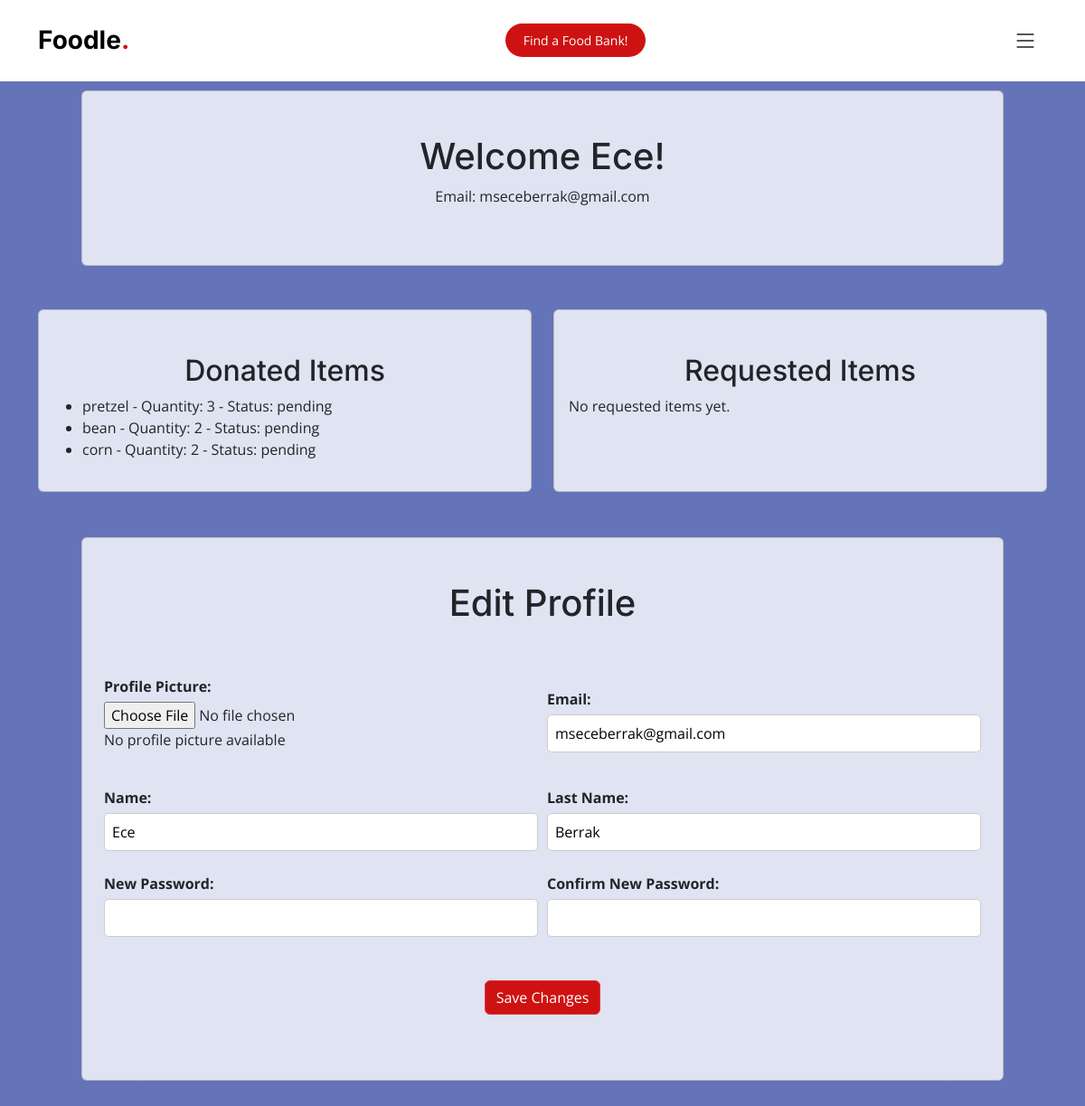
The page /profile (signed in) on the database its author committed.
### app.py (models this page shows, shortened)
class User(db.Model, UserMixin):
    id = db.Column(db.Integer, primary_key=True)
    name = db.Column(db.String(255))
    last_name = db.Column(db.String(255))
    email = db.Column(db.String(255), unique=True, nullable=False)
    password_hash = db.Column(db.String(255), nullable=False)
    email_verification_token = db.Column(db.String(255))
    is_verified = db.Column(db.Boolean, default=False)
    is_mfa_enabled = db.Column(db.Boolean, default=False)
    mfa_code = db.Column(db.String(255))
    phoneNumber = db.Column(db.String(255))
    userdonations = db.relationship('Donation', backref='donor', lazy=True)
    profile_picture = db.Column(db.LargeBinary)
    donations = db.relationship('Donation', back_populates='user')

class Donation(db.Model):
    id = db.Column(db.Integer, primary_key=True)
    user_id = db.Column(db.Integer, db.ForeignKey('user.id'))
    email = db.Column(db.String(100))
    item_name = db.Column(db.String(100), nullable=False)
    quantity = db.Column(db.Integer, nullable=False)
    description = db.Column(db.String(255))
    status = db.Column(db.String(20), default='pending')
    tags = db.Column(db.String(255))
    bank = db.Column(db.String(255))
    user = db.relationship('User', back_populates='donations')

### app.py (the view, shortened to what this page needs)
@app.route('/profile', methods=['GET', 'POST'])
@login_required
def profile():
    user = current_user
    if not user.is_authenticated:
        return redirect(url_for('login'))
    donated_items = user.userdonations
    requested_items = Request.query.filter_by(email=user.email).all()
    return render_template('profile.html', user=user, donated_items=donated_items, requested_items=requested_items, retrieve_profile_picture=retrieve_profile_picture)

### app.py (called while the page is built)
@login_manager.user_loader
def load_user(user_id):
    return User.query.get(int(user_id))

### templates/profile.html (shortened to what this page needs)
{%extends "base.html"%}
{%block content%}
<div class="container">
    <div class="card mx-4 mx-md-5 shadow-5-strong" style="
        margin-top: 100px;
        background: hsla(0, 0%, 100%, 0.8);
        backdrop-filter: blur(30px);
    ">
        <div class="card-body py-5 px-md-4">
            <div class="row d-flex justify-content-center">
                <div class="text-center">
                    {% if user.profile_picture %}
                    <div class="row">
                        <div class="col">
                            <img class="profile-style-picture"
                                alt="Profile Picture" width="100px">
                        </div>
                        <div class="col">
                            <div class="text-left">
                                <h1>Welcome {{ user.name }}!</h1>
                                <p>Email: {{ user.email }}</p>
                            </div>
                        </div>
                    </div>
                    {% else %}
                    <h1>Welcome {{ user.name }}!</h1>
                    <p>Email: {{ user.email }}</p>
                    {% endif %}
                </div>
            </div>
        </div>
    </div>
    <div class="row mt-5">
        <div class="col-md-6 pr-1">
            <div class="card shadow-5-strong" style="
            background: hsla(0, 0%, 100%, 0.8);
            backdrop-filter: blur(30px);
        ">
                <div class="card-body py-5 px-md-3 scrollable-card-body">
                    <div class="text-center">
                        <h2>Donated Items</h2>
                    </div>
                    <div class="row">
                        <div class="col">
                            {% if donated_items %}
                            <ul>
                                {% for item in donated_items %}
                                <li>{{ item.item_name }} - Quantity: {{ item.quantity }} - Status: {{ item.status }}
                                </li>
                                {% endfor %}
                            </ul>
                            {% else %}
                            <p>No donated items yet.</p>
                            {% endif %}
                        </div>
                    </div>
                </div>
            </div>
        </div>
        <div class="col-md-6 pl-1">
            <div class="card shadow-5-strong" style="
            background: hsla(0, 0%, 100%, 0.8);
            backdrop-filter: blur(30px);
        ">
                <div class="card-body py-5 px-md-3 scrollable-card-body">
                    <div class="text-center">
                        <h2>Requested Items</h2>
                    </div>
                    <div class="row">
                        <div class="col">
                            {% if requested_items %}
                            <ul>
                                {% for item in requested_items %}
                                <li>{{ item.item_name }} - Quantity: {{ item.quantity }} - Status: {{ item.status }}
                                </li>
                                {% endfor %}
                            </ul>
                            {% else %}
                            <p>No requested items yet.</p>
                            {% endif %}
                        </div>
                    </div>
                </div>
            </div>
        </div>
    </div>
    <div class="card mx-4 mx-md-5 shadow-5-strong" style="
margin-top: 50px;
margin-bottom: 50px;
background: hsla(0, 0%, 100%, 0.8);
backdrop-filter: blur(30px);
">
        <div class="card-body py-5 px-md-4">
            <div class="row d-flex justify-content-center">
                <div class="text-center">
                    <h1>Edit Profile</h1>
                    <br><br>
                </div>
                <div class="text-right">
                    <form method="post" action="{{ url_for('profile') }}" enctype="multipart/form-data">
                        <div class="profile-container">
                            <div class="profile-left-column">
                                <label for="profile_picture" class="profile-label">Profile Picture:</label>
                                <input type="file" id="profile_picture" name="profile_picture">
                                {% if user.profile_picture %}
                                <img class="profile-style-picture"
                                    alt="Profile Picture" width="100px">
                                {% else %}
                                <p>No profile picture available</p>
                                {% endif %}
                            </div>
                            <div class="profile-right-column">
                                <label for="email" class="profile-label">Email:</label>
                                <input type="email" id="email" name="email" value="{{ user.email }}"
                                    class="profile-input">
                            </div>
                        </div>
                        <br>
                        <div class="profile-container">
                            <div class="profile-left-column">
                                <label for="name" class="profile-label">Name:</label>
                                <input type="text" id="name" name="name" value="{{ user.name }}" class="profile-input">
                            </div>
                            <div class="profile-right-column">
                                <label for="last_name" class="profile-label">Last Name:</label>
                                <input type="text" id="last_name" name="last_name" value="{{ user.last_name }}"
                                    class="profile-input">
                            </div>
                        </div>
                        <br>
                        <div class="profile-container">
                            <div class="profile-left-column">
                                <label for="password" class="profile-label">New Password:</label>
                                <input type="password" id="password" name="password" class="profile-input">
                            </div>
                            <div class="profile-right-column">
                                <label for="confirm_password" class="profile-label">Confirm New Password:</label>
                                <input type="password" id="confirm_password" name="confirm_password"
                                    class="profile-input">
                            </div>
                        </div>
                        <br><br>
                        <div class="text-center">
                            <button type="submit" class="btn btn-danger btn-block mb-4">Save Changes</button>
                        </div>
                    </form>
                </div>
            </div>
        </div>
    </div>
</div>
{%endblock%}

### static/assets/css/main.css (style rules this page uses)
.scrollable-card-body { height: 200px; overflow-y: auto; }
.btn-danger { background-color: rgba(206, 18, 18); }
:root { --font-default: "Open Sans", system-ui, -apple-system, "Segoe UI", Roboto, "Helvetica Neue", Arial, "Noto Sans", "Liberation Sans", sans-serif, "Apple Color Emoji", "Segoe UI Emoji", "Segoe UI Symbol", "Noto Color Emoji"; --font-primary: "Amatic SC", sans-serif; --font-secondary: "Inter", sans-serif; }
:root { --color-default: #212529; --color-primary: #ce1212; --color-secondary: #37373f; }
:root { scroll-behavior: smooth; }
body { font-family: var(--font-default); color: var(--color-default); }
h1, h2, h3, h4, h5, h6 { font-family: var(--font-secondary); }
.profile-container { display: flex; justify-content: space-between; align-items: center; }
.profile-left-column { flex: 1; margin-right: 10px; }
.profile-right-column { flex:1; }
.profile-label { display: block; margin-bottom: 5px; font-weight: bold; }
.profile-input { width: 100%; padding: 8px; border: 1px solid #ccc; border-radius: 5px; box-sizing: border-box; }

### templates/profile.html (style rules this page uses)
body { background-color: #6573b8; }

### rows shown on the page
User: name "Ece", email "mseceberrak@gmail.com", last_name "Berrak"
Donation: item_name "pretzel", quantity "3", status "pending"
Donation: item_name "bean", quantity "2", status "pending"
Donation: item_name "corn", quantity "2", status "pending"
